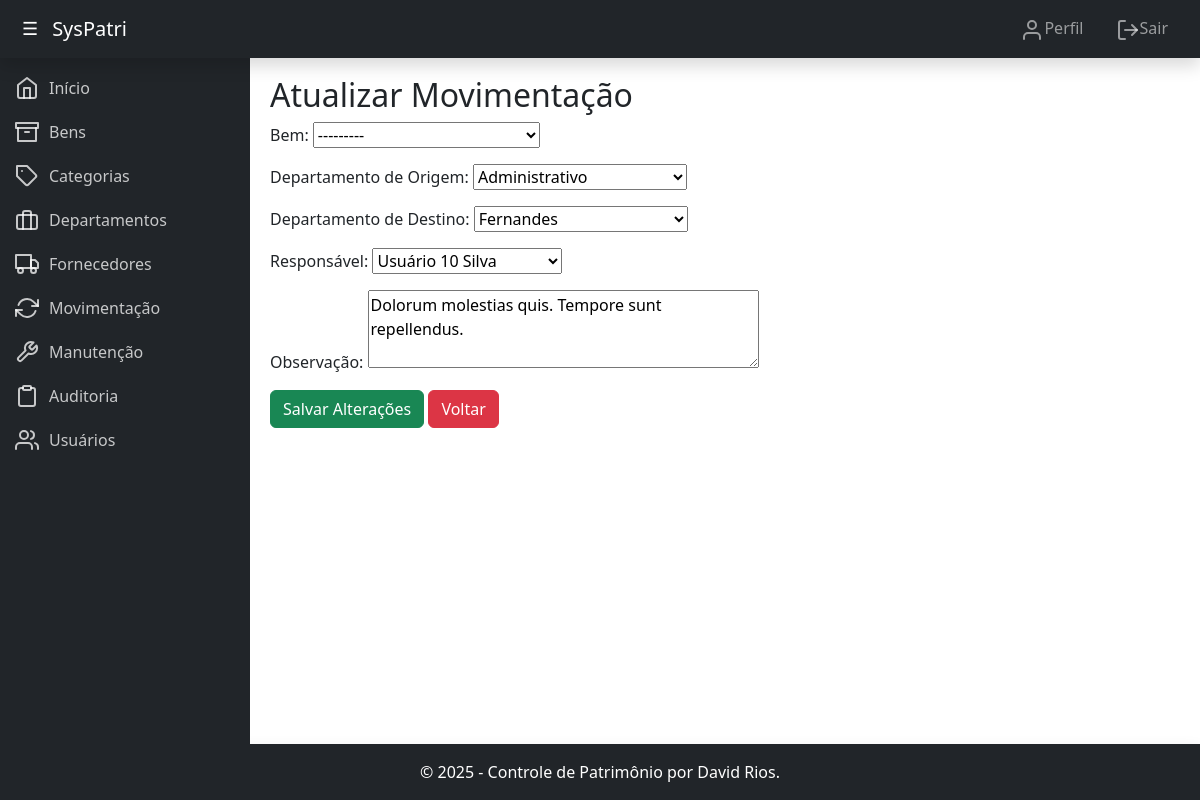
The app's page /controle/movimentacoes/editar/40/ (signed in) with its own data.
### controle/models.py (models this page shows, shortened)
class Movimentacao(models.Model):
    bem = models.ForeignKey(Bem, on_delete=models.CASCADE, verbose_name="Bem")
    departamento_origem = models.ForeignKey(Departamento, on_delete=models.CASCADE, related_name="movimentacoes_origem", verbose_name="Departamento de Origem")
    departamento_destino = models.ForeignKey(Departamento, on_delete=models.CASCADE, related_name="movimentacoes_destino", verbose_name="Departamento de Destino")
    data_movimentacao = models.DateTimeField(auto_now_add=True, verbose_name="Data da Movimentação")
    responsavel = models.ForeignKey(Usuario, on_delete=models.SET_NULL, null=True, verbose_name="Responsável")
    observacao = models.TextField(blank=True, null=True, verbose_name="Observação")
    class Meta:
        verbose_name = "Movimentação"
        verbose_name_plural = "Movimentações"

### controle/views.py (the view)
# urls.py: path('movimentacoes/editar/<int:pk>/', views.atualizar_movimentacao, name='atualizar_movimentacao'),
@login_required
def atualizar_movimentacao(request, pk):
    movimentacao = get_object_or_404(Movimentacao, pk=pk)
    if request.method == 'POST':
        form = MovimentacaoForm(request.POST, instance=movimentacao)
        if form.is_valid():
            form.save()
            messages.success(request, 'Movimentação atualizada com sucesso!')
            return redirect('listar_movimentacoes')
    else:
        form = MovimentacaoForm(instance=movimentacao)
    return render(request, 'atualizar_movimentacao.html', {'form': form, 'movimentacao': movimentacao})

### controle/forms.py
class MovimentacaoForm(forms.ModelForm):
    class Meta:
        model = Movimentacao
        fields = ['bem', 'departamento_origem', 'departamento_destino', 'responsavel', 'observacao']
        widgets = {
            'observacao': forms.Textarea(attrs={'rows': 3}),
        }
    def __init__(self, *args, **kwargs):
        super().__init__(*args, **kwargs)
        self.fields['bem'].queryset = Bem.objects.filter(status='ativo')

### core/models.py (called while the page is built)
    def __str__(self):
        return self.get_full_name() or self.username

### patrimonio/models.py (called while the page is built)
    def __str__(self):
        return self.nome

    def __str__(self):
        return self.nome

### controle/templates/atualizar_movimentacao.html (shortened to what this page needs)
{% extends 'base.html' %}
{% block content %}
    <h2>Atualizar Movimentação</h2>
    <form method="post">
        {{ form.as_p }}
        <button type="submit" class="btn btn-success">Salvar Alterações</button>
        <a class="btn btn-danger" href="{% url 'listar_movimentacoes' %}">Voltar</a>
    </form>
{% endblock %}

### records on screen
Movimentacao: bem "---------", departamento_origem "Administrativo", departamento_destino "Fernandes", responsavel "Usuário 10 Silva", observacao "Dolorum molestias quis. Tempore sunt repellendus."
